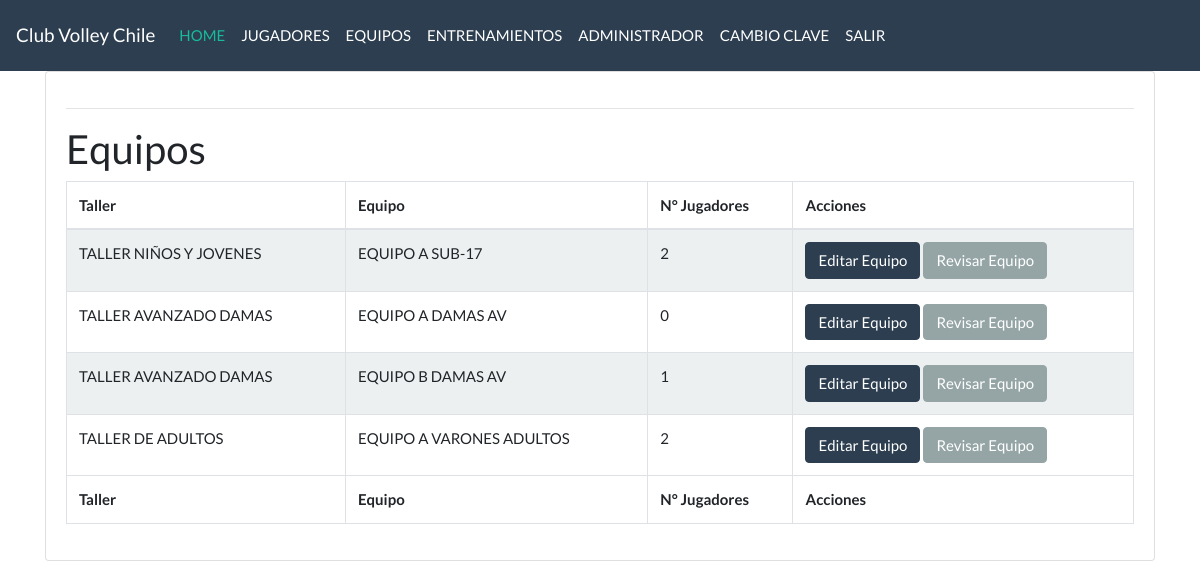
The app's page /equipos/ (signed in) with its own data.
### main/models.py (models this page shows, shortened)
class Equipo(models.Model):
    id                  = models.AutoField(primary_key=True)
    descripcion         = models.CharField(blank=False, null=False, max_length=255, unique=True)
    club                = models.ForeignKey(Club,null=False, on_delete=models.DO_NOTHING,verbose_name="Club")
    taller              = models.ForeignKey(Taller, null= False, on_delete=models.DO_NOTHING, verbose_name="Taller")
    es_titular          = models.BooleanField(default=True)
    es_interno          = models.BooleanField(default=True)
    es_activo           = models.BooleanField(default=True)
    es_delete           = models.BooleanField(default=False)
    fecha_crea          = models.DateField(default=timezone.now, help_text=("creation date"))
    fecha_modi          = models.DateField(auto_now=True, null= True)
    class Meta:
        verbose_name_plural="Equipos"
        db_table="equipo"

class Taller(models.Model):
    id                  = models.AutoField(primary_key=True)
    descripcion         = models.CharField(blank=False, null=False, max_length=255, unique=True)
    es_activo           = models.BooleanField(default=True)
    es_delete           = models.BooleanField(default=False)
    fecha_crea          = models.DateField(default=timezone.now, help_text=("creation date"))
    fecha_modi          = models.DateField(auto_now=True, null= True)
    class Meta:
        verbose_name_plural="Talleres"
        db_table="taller"
    def __str__(self):
        return self.descripcion

### equipos/views.py (the view)
@login_required
def index_equipo(request): # *args, **kwargs
    lista = []
    template_name = 'equipos/index.html'
    paginate_by = 10
    personas    = Persona.objects.filter(es_delete='False')
    equipos     = Equipo.objects.filter(es_delete='False').filter(es_interno=True).filter(club=1)
    for equipo in equipos:
        jugadores=dict()
        cantidad=Persona.objects.filter(equipo_id=equipo.id).count()
        jugadores['equipo_id']=equipo.id
        jugadores['cantidad']=cantidad
        lista.append(jugadores)
    return render(request, template_name, {'personas': personas, 'equipos': equipos, 'jugadores': lista })

### templates/equipos/index.html (shortened to what this page needs)
{% extends 'base.html' %}
{% load crispy_forms_tags %}
{% block content %}
  <div class="row justify-content-center">
    <div class="col-12">
      <div class="card">
        <div class="card-body">
          <hr/>
          <h2>Equipos</h2>
          <table id="example" class="table table-striped table-bordered" style="width:100%">
            <thead>
                <tr>
                    <th>Taller</th>
                    <th>Equipo</th>
                    <th>N° Jugadores</th>
                    <th>Acciones</th>
                </tr>
            </thead>
             <tbody>
                    {% for equipo in equipos %}
                    <tr>
                        <td>{{ equipo.taller }}</td>
                        <td>{{ equipo.descripcion }}</td>
                        {% for equipos in jugadores %}
                          {% ifequal equipos.equipo_id equipo.id  %}
                            <td>
                              {{ equipos.cantidad }}
                            </td>
                          {% endifequal %}
                        {% endfor %}
                        <td>
                            <a class="btn btn-primary" href="">Editar Equipo</a>
                            <a class="btn btn-secondary" href="">Revisar Equipo</a>
                        </td>
                    </tr>
                  {% endfor %}
          </tbody>
          <tfoot>
            <tr>
                <th>Taller</th>
                <th>Equipo</th>
                <th>N° Jugadores</th>
                <th>Acciones</th>
              </tr>
          </tfoot>
          </table>
        </div>
      </div>
    </div>
  </div>
{% endblock %}

### records on screen
Equipo: taller "TALLER NIÑOS Y JOVENES", descripcion "EQUIPO A SUB-17", cantidad "2"
Equipo: taller "TALLER AVANZADO DAMAS", descripcion "EQUIPO A DAMAS AV", cantidad "0"
Equipo: taller "TALLER AVANZADO DAMAS", descripcion "EQUIPO B DAMAS AV", cantidad "1"
Equipo: taller "TALLER DE ADULTOS", descripcion "EQUIPO A VARONES ADULTOS", cantidad "2"
